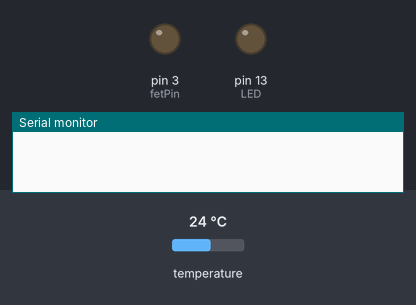
The sketch below on a simulated Arduino Uno, built with avr-gcc and run on an emulated ATmega328P. Parts: output pins drawn as LEDs (lit = HIGH), the last lines printed to the serial monitor. The inputs (shaded band) are chosen by the test bench; at power-on: temperature 24 °C.

Above: at 0.1 s.
At 0.8 s:
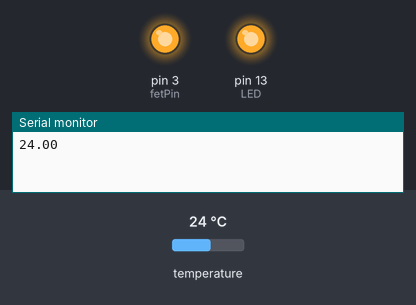
Timing chart, 0 to 2.3 s (numbered marks = the images above):
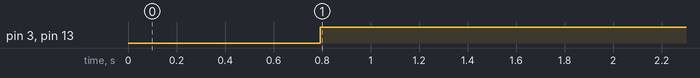

Measured:
- by itself, pin 3 (fetPin), pin 13 (LED): LOW → HIGH at 0.79 s

The sketch:

HeatingTemperatureFeedback.ino
```cpp
#include <OneWire.h>
#include <DallasTemperature.h>

// Data wire is plugged into digital pin 2 on the Arduino
#define ONE_WIRE_BUS 2

const int fetPin = 3;

const int LED = 13;

float desiredTempC = 37; // which temperature to maintain

const int pinUp = 255;
const int pinDown = 0;

// Setup a oneWire instance to communicate with any OneWire device
OneWire oneWire(ONE_WIRE_BUS);

// Pass oneWire reference to DallasTemperature library
DallasTemperature sensors(&oneWire);

void setup() {
  sensors.begin();  // Start up the library
  Serial.begin(9600);

  pinMode(fetPin, OUTPUT);

  pinMode(LED, OUTPUT);

}

void loop() {
  sensors.requestTemperatures();

  Serial.println(String(sensors.getTempCByIndex(0)));

  if(sensors.getTempCByIndex(0) > desiredTempC){
    analogWrite(fetPin, pinDown);
    digitalWrite(LED, LOW);
  }
 else{
    analogWrite(fetPin, pinUp);
    digitalWrite(LED, HIGH);
  }


  delay(3000);

}
```
